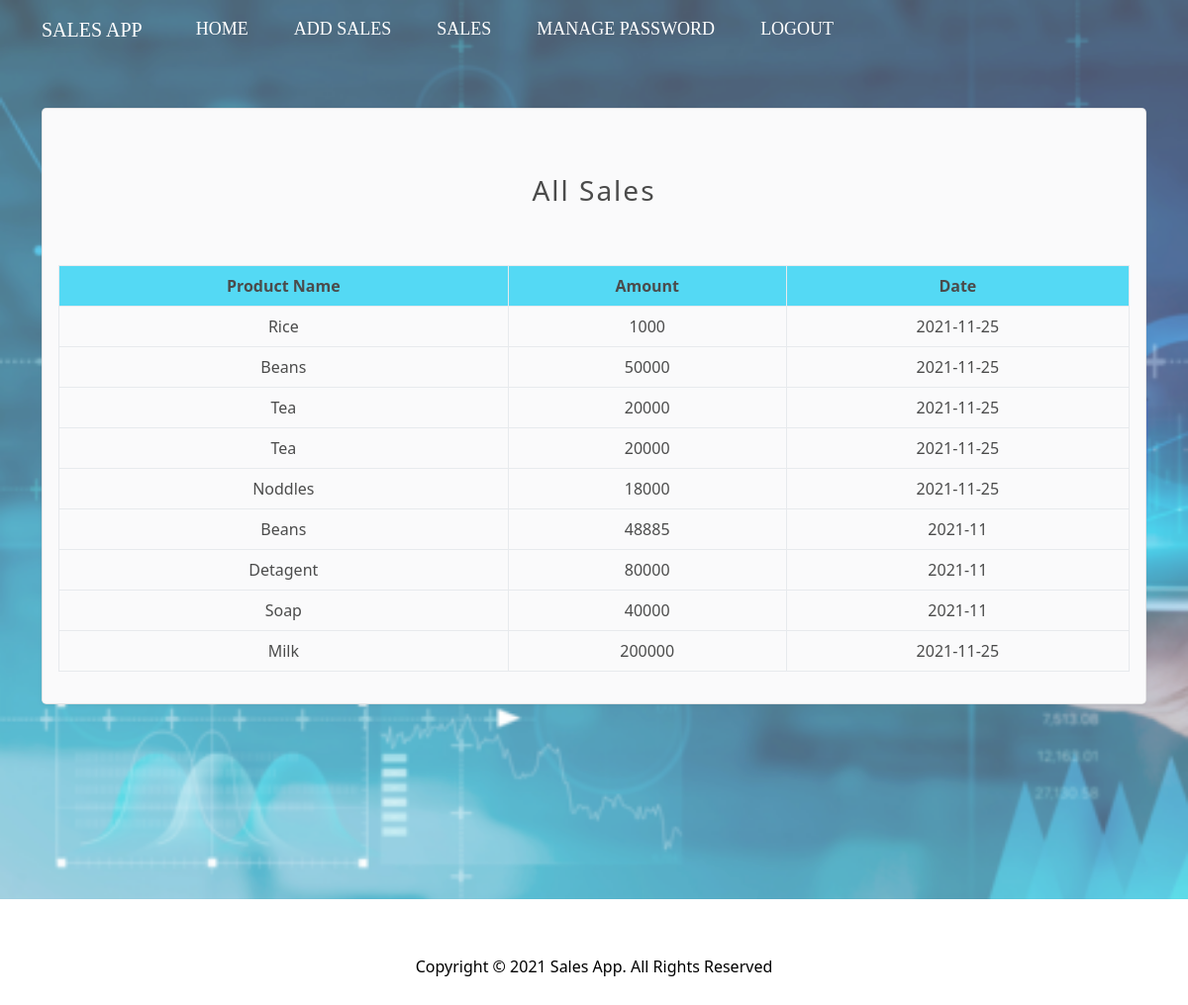
/all-sales/ (signed in), run on the app's committed database.
### salesForecast/models.py (models this page shows)
class Sales(models.Model):
    product       = models.CharField(max_length=50)
    amount         = models.CharField(max_length=50)
    month         = models.CharField(max_length=50)
    user        =  models.ForeignKey(settings.AUTH_USER_MODEL, on_delete=models.CASCADE)

### salesForecast/views.py (the view)
# urls.py: path("all-sales/", all_sales_view, name="all_sales"),
def all_sales_view(request):
    context = {}
    if not request.user.is_authenticated:
        return redirect('login')
    sales = Sales.objects.all()
    context['all_sales'] = sales
    return render(request, 'salesForcast/all_sales.html', context)

### salesForecast/templates/salesForcast/all_sales.html
{% extends 'base.html' %}
{% block content %}
    <main class="container">
        <div class="row row-cols-1 row-cols-md-1 row-cols-lg-1 mb-3 text-center">
            <div class="col">
                    <div class="card mb-4 rounded-3 shadow-sm bg-light ">
                        <div class="card-body">
                            <h1 class="h3 mb-2 fw-normal" style="color: #000 !important; text-align:center">All Sales</h1>
                            {% if all_sales %}
                               <table class="table table-bordered text-black">
                                    <thead>
                                        <tr class="bg-info">
                                            <th scope="col">Product Name</th>
                                            <th scope="col">Amount</th>
                                            <th scope="col">Date</th>
                                        </tr>
                                    </thead>
                                    <tbody>
                                    {% for p in all_sales %}
                                         <tr>
                                            <td>{{p.product}}</td>
                                            <td>{{p.amount}}</td>
                                            <td>{{p.month}}</td>
                                        </tr>
                                    {% endfor %}
                                    </tbody>
                                </table>
                            {% endif %}
                        </div>
                    </div>
            </div>
        </div>
    </main>
{% endblock content %}

### templates/base.html (shortened to what this page needs)
<!doctype html>
<html lang="en">
  <head>
{% include 'snippets/header.html' %}
  </head>
  <body>
	<div class="container-fluid container-bg" >
    {% include 'snippets/navbar.html' %}
		<div class="main-content">
			{% block content %}  {% endblock content %}
		</div>
	</div>
    {% include 'snippets/footer.html' %}
  </body>
</html>

### templates/snippets/header.html (shortened to what this page needs)
{% load static %}
<link href="{% static 'account/css/style.css' %}" rel="stylesheet" type="text/css" />
<link href="{% static 'account/bootstrap/css/bootstrap.min.css' %}" rel='stylesheet' type='text/css' media="all" />

### templates/snippets/navbar.html (shortened to what this page needs)
    <header>
        <nav class="navbar navbar-expand-md navbar-dark bg-transparent mb-5" >
            <div class="container-fluid">
            <a class="navbar-brand text-dark text-uppercase" href="{% url 'login' %}">Sales App</a>
            <div class="collapse navbar-collapse" id="navbarCollapse">
                <ul class="navbar-nav me-auto mb-2 mb-md-0">
                {% if user.is_authenticated %}
                    <li class="nav-item">
                        <a class="nav-link active" aria-current="page" href="{% url 'home' %}">Home</a>
                    </li>
                    <li class="nav-item">
                        <a class="nav-link active" aria-current="page" href="{% url 'sales' %}">Add Sales</a>
                    </li>
                     <li class="nav-item">
                        <a class="nav-link active" aria-current="page" href="{% url 'all_sales' %}">Sales</a>
                    </li>
                    <li class="nav-item">
                        <a class="nav-link" href="{% url 'password_change' %}">Manage Password</a>
                    </li>
                    <li class="nav-item">
                        <a class="nav-link" href="{% url 'logout' %}">Logout</a>
                    </li>
                {% endif %}
                </ul>
            </div>
            </div>
        </nav>
    </header>

### templates/snippets/footer.html (shortened to what this page needs)
{% load static %}
	<div class="text-center text-black p-5">
		<p>Copyright © 2021 Sales App. All Rights Reserved </p>
	</div>

### static/account/css/style.css (style rules this page uses)
.container-bg { background-image: url('../images/bg.png') ; min-height: 100vh; background-size: cover; background-repeat: no-repeat; opacity: 0.7; }
body { margin: auto 0; font-size:100%; font-family: 'Open Sans', sans-serif; }
body a { transition: 0.5s all; -webkit-transition: 0.5s all; -o-transition: 0.5s all; -moz-transition: 0.5s all; -ms-transition: 0.5s all; }
h1 { margin: 0; color: #ffffff; text-align: center; font-size: 50px; font-weight: 500; letter-spacing: 2px; padding: 50px 0; }
a { color: #eee; font-size: 14px; text-decoration: none; }
.navbar-dark .navbar-nav .nav-link { margin-left: 30px; color:#fff !important; font-family: Time new Roma; font-size: 18px; text-transform: uppercase; }
.navbar .navbar-brand { margin-left: 18px; font-family: elephant; color: #fff !important; }

### templates/base.html (style rules this page uses)
.main-content { min-height: 100vh; height: 100%; margin-top: 50px; margin-bottom: 8px; }

### data on the page
Sales: product "Rice", amount "1000", month "2021-11-25"
Sales: product "Beans", amount "50000", month "2021-11-25"
Sales: product "Tea", amount "20000", month "2021-11-25"
Sales: product "Tea", amount "20000", month "2021-11-25"
Sales: product "Noddles", amount "18000", month "2021-11-25"
Sales: product "Beans", amount "48885", month "2021-11"
Sales: product "Detagent", amount "80000", month "2021-11"
Sales: product "Soap", amount "40000", month "2021-11"
Sales: product "Milk", amount "200000", month "2021-11-25"
